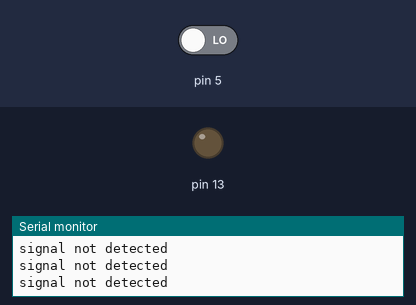
A sketch run on a simulated Arduino Uno, built with avr-gcc and run on an emulated ATmega328P. Parts: output pins drawn as LEDs (lit = HIGH), the last lines printed to the serial monitor. The test bench sets the inputs (shaded band); at power-on: pin 5 LOW.

Above: at 10.8 s.
10.9 s: pin 5 driven HIGH
At 15.8 s:
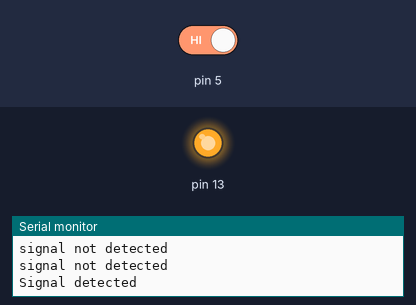
16.9 s: pin 5 driven LOW
At 20.9 s:
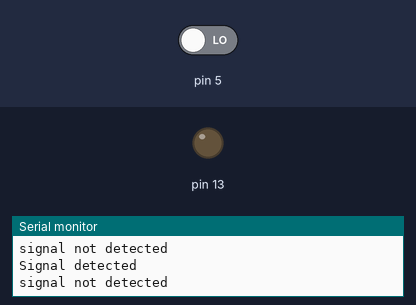
Timing chart, 0 to 22.4 s (numbered marks = the images above; inputs shaded):
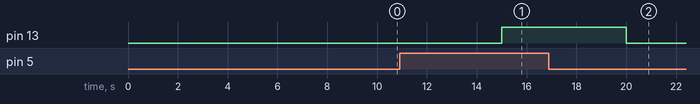

Measured:
- after the input at 10.9 s, pin 13: LOW → HIGH after 4.1 s
- after the input at 16.9 s, pin 13: HIGH → LOW after 3.1 s

The sketch:

working_motion_sensor.ino
```cpp
 void setup() {
    // put your setup code here, to run once:
    #define input 5
    pinMode(5,INPUT);
    pinMode(13,OUTPUT);
    Serial.begin(9600);
  }
  void loop() {
   if (digitalRead(5)==HIGH)
     {
      Serial.println("Signal detected");
      digitalWrite (13,HIGH);


     }

  else{ digitalWrite (13,LOW);
    Serial.println("signal not detected");}

    delay(5000);
    // put your main code here, to run repeatedly:

  }
```
